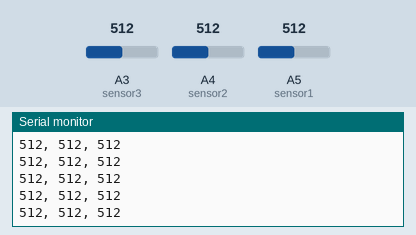
A sketch run on a simulated Arduino Uno, built with avr-gcc and run on an emulated ATmega328P. Parts: the last lines printed to the serial monitor. The test bench sets the inputs (shaded band); at power-on: A3 (sensor3) = 512, A4 (sensor2) = 512, A5 (sensor1) = 512.

Above: at 1.2 s.
1.3 s: A3 (sensor3) set to 104
At 2.0 s:
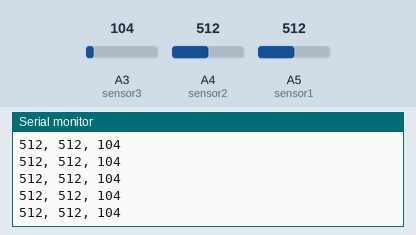
4.3 s: A3 (sensor3) set to 93
At 5.4 s:
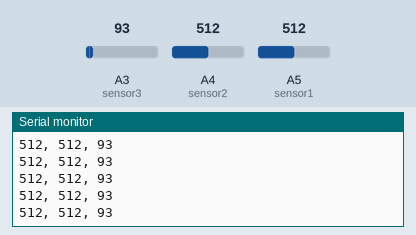
10.3 s: A4 (sensor2) set to 991
At 11.0 s:
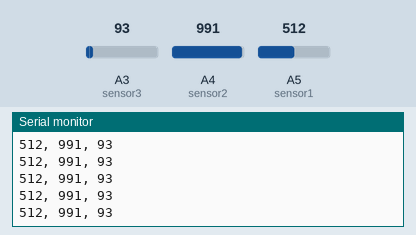
11.8 s: A4 (sensor2) set to 1013
At 12.7 s:
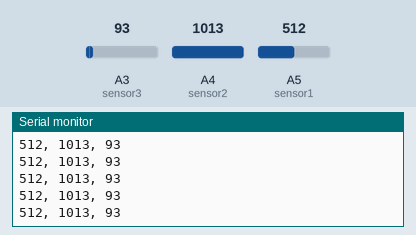
Timing chart, 0 to 14.8 s (numbered marks = the images above; inputs shaded):
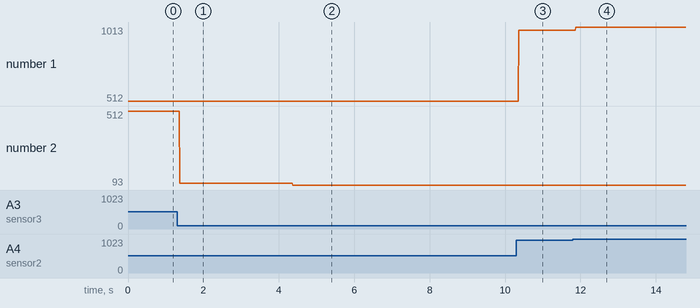

The sketch:

myoware_read.ino
```cpp
// myoware_read.ino

// This program sends analog values A0, A1, A2, A3 from Arduino via serial line delimited with ", "

#define sensor1 A5
#define sensor2 A4
#define sensor3 A3
#define sensor4 A2

#define LED 8

#define threshold 300

int val1, val2, val3, val4;


void setup() {
  Serial.begin(9600); //115200);
  pinMode(sensor1, INPUT);
  pinMode(sensor2, INPUT);
  pinMode(sensor3, INPUT);
  pinMode(sensor4, INPUT);
}

void loop()
{
  val1 = analogRead(sensor1);
  val2 = analogRead(sensor2);
  val3 = analogRead(sensor3);
  //val4 = analogRead(sensor4);

  Serial.print(val1);
  Serial.print(", ");
  Serial.print(val2);
  Serial.print(", ");
  Serial.println(val3);
  /*Serial.print(", ");
  Serial.println(val4);*/
}
```

Measured:
- after the input at 1.3 s, the serial monitor: prints a new line after 0.07 s (image 1)
- after the input at 4.3 s, the serial monitor: prints a new line after 0.07 s (image 2)
- after the input at 10.3 s, the serial monitor: prints a new line after 0.07 s (image 3)
- after the input at 11.8 s, the serial monitor: prints a new line after 0.08 s (image 4)
- plotted number 1: 512 → 991 after the input at 10.3 s, 991 → 1013 after the input at 11.8 s
- plotted number 2: 512 → 104 after the input at 1.3 s, 104 → 93 after the input at 4.3 s
